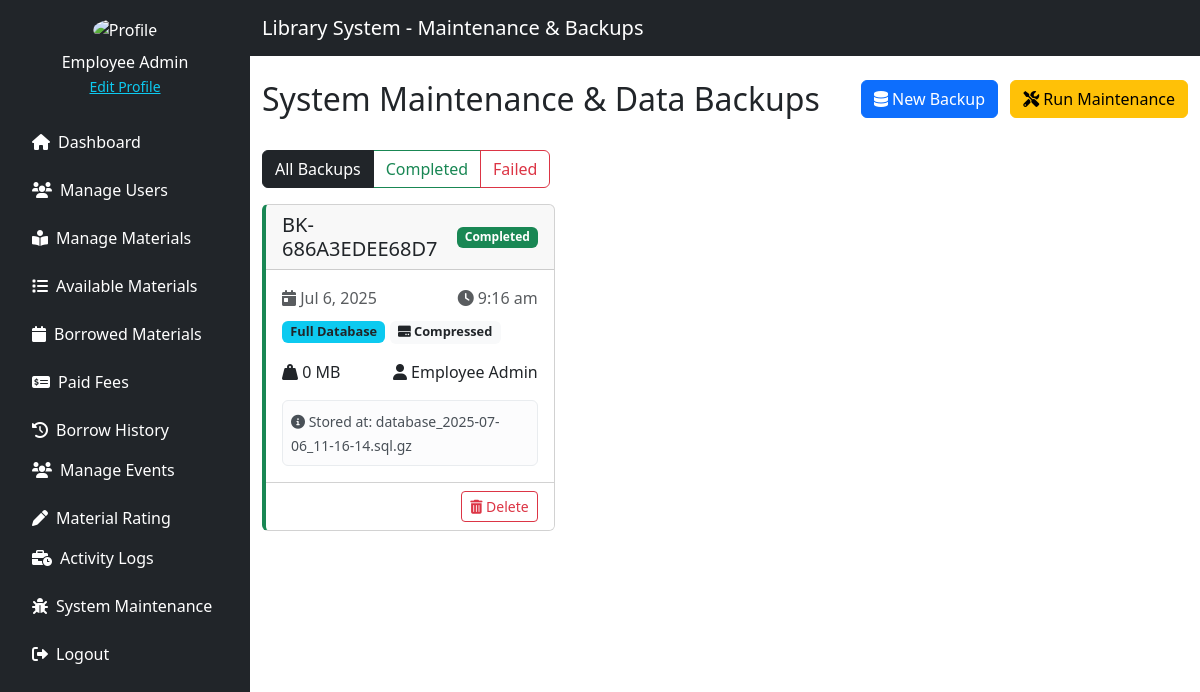
/source/employee/system_maintenance.php (signed in), run on an earlier commit of the app's database.
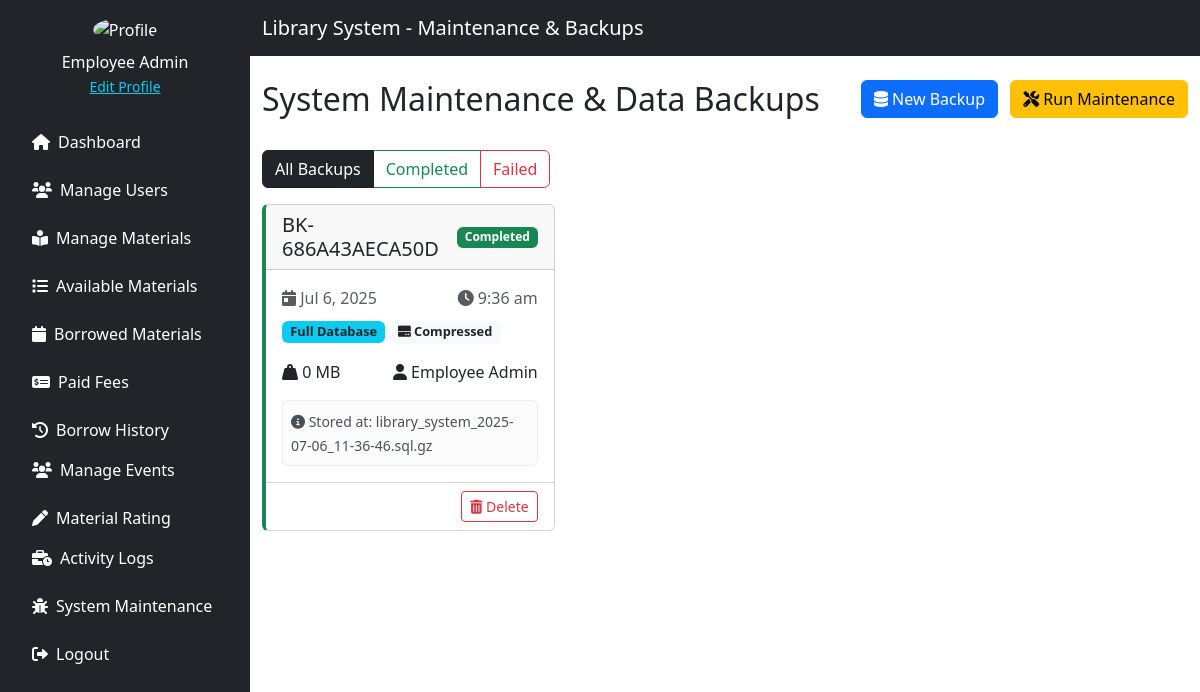
And on a later commit of the database.
### tables this page shows
CREATE TABLE `backup_history` (
  `id` int(11) NOT NULL,
  `backup_id` varchar(50) NOT NULL,
  `backup_type` varchar(50) NOT NULL,
  `file_path` varchar(255) NOT NULL,
  `file_size` decimal(10,2) NOT NULL,
  `status` varchar(20) NOT NULL DEFAULT 'Completed',
  `initiated_by` int(11) DEFAULT NULL,
  `created_at` timestamp NOT NULL DEFAULT current_timestamp()
);

### source/employee/system_maintenance.php (the view, shortened to what this page needs)
<?php
include '../../config/db_conn.php';
function getBackupHistory($pdo, $filter = 'all') {
    $query = "SELECT bh.*,
              CONCAT(e.first_name, ' ', COALESCE(e.middle_name, ''), ' ', e.last_name) AS initiated_by_name
              FROM backup_history bh
              LEFT JOIN employees e ON bh.initiated_by = e.employee_id";
    if ($filter !== 'all') {
        $query .= " WHERE bh.status = ?";
        $stmt = $pdo->prepare($query);
        $stmt->execute([$filter]);
    } else {
        $stmt = $pdo->prepare($query);
        $stmt->execute();
    }
    return $stmt->fetchAll(PDO::FETCH_ASSOC);
}
$filter = $_GET['filter'] ?? 'all';
$backups = getBackupHistory($pdo, $filter);
?>
<!DOCTYPE html>
<html lang="en">
<head>
    <link href="https://cdn.jsdelivr.net/npm/bootstrap@5.3.3/dist/css/bootstrap.min.css" rel="stylesheet">
    <link href="https://cdnjs.cloudflare.com/ajax/libs/font-awesome/6.0.0/css/all.min.css" rel="stylesheet">
</head>
<body>
<div class="d-flex">
    <?php include './includes/sidebar.php'; ?>
    <div class="flex-grow-1">
        <nav class="navbar navbar-expand-lg navbar-dark bg-dark">
            <div class="container">
                <a class="navbar-brand" href="#">Library System - Maintenance & Backups</a>
            </div>
        </nav>
        <div class="container mt-4">
            <div class="d-flex justify-content-between mb-4">
                <h2>System Maintenance & Data Backups</h2>
                <div>
                    <button class="btn btn-primary me-2" data-bs-toggle="modal" data-bs-target="#backupModal">
                        <i class="fas fa-database"></i> New Backup
                    </button>
                    <button class="btn btn-warning" data-bs-toggle="modal" data-bs-target="#maintenanceModal">
                        <i class="fas fa-tools"></i> Run Maintenance
                    </button>
                </div>
            </div>
            <div class="row mb-3">
                <div class="col-md-12">
                    <div class="btn-group" role="group">
                        <a href="?filter=all" class="btn btn-outline-dark <?= $filter === 'all' ? 'active' : '' ?>">All Backups</a>
                        <a href="?filter=Completed" class="btn btn-outline-success <?= $filter === 'Completed' ? 'active' : '' ?>">Completed</a>
                        <a href="?filter=Failed" class="btn btn-outline-danger <?= $filter === 'Failed' ? 'active' : '' ?>">Failed</a>
                    </div>
                </div>
            </div>
            <div class="row row-cols-1 row-cols-md-2 row-cols-lg-3 g-4">
                <?php foreach ($backups as $backup):
                    $statusClass = strtolower(str_replace(' ', '-', $backup['status']));
                    $backupDate = date('Y-m-d H:i:s', strtotime($backup['created_at']));
                ?>
                    <div class="col">
                        <div class="card h-100 backup-card <?= $statusClass ?>">
                            <div class="card-header d-flex justify-content-between align-items-center">
                                <h5 class="card-title mb-0"><?= htmlspecialchars($backup['backup_id']) ?></h5>
                                <span class="badge bg-<?= $statusClass === 'completed' ? 'success' : 'danger' ?>">
                                    <?= htmlspecialchars($backup['status']) ?>
                                </span>
                            </div>
                            <div class="card-body">
                                <div class="d-flex justify-content-between mb-2">
                                    <span class="text-muted"><i class="fas fa-calendar-day"></i> <?= date('M j, Y', strtotime($backupDate)) ?></span>
                                    <span class="text-muted"><i class="fas fa-clock"></i> <?= date('g:i a', strtotime($backupDate)) ?></span>
                                </div>
                                <div class="mb-3">
                                    <span class="badge backup-type-badge bg-info text-dark"><?= htmlspecialchars($backup['backup_type']) ?></span>
                                    <span class="badge backup-type-badge bg-light text-dark">
                                        <i class="fas fa-hdd"></i> <?= pathinfo($backup['file_path'], PATHINFO_EXTENSION) === 'gz' ? 'Compressed' : 'Uncompressed' ?>
                                    </span>
                                </div>
                                <div class="mb-3">
                                    <div class="d-flex justify-content-between">
                                        <span><i class="fas fa-weight-hanging"></i> <?= round($backup['file_size'], 2) ?> MB</span>
                                        <span><i class="fas fa-user"></i> <?= htmlspecialchars($backup['initiated_by_name'] ?? 'System') ?></span>
                                    </div>
                                </div>
                                <div class="alert alert-light p-2 mb-0">
                                    <small><i class="fas fa-info-circle"></i> Stored at: <?= htmlspecialchars(basename($backup['file_path'])) ?></small>
                                </div>
                            </div>
                            <div class="card-footer bg-white">
                                <div class="d-flex justify-content-end">
                                    <button class="btn btn-sm btn-outline-danger" data-bs-toggle="modal" data-bs-target="#deleteBackupModal"
                                        data-backup-id="<?= htmlspecialchars($backup['backup_id']) ?>"
                                        data-backup-date="<?= date('M j, Y', strtotime($backupDate)) ?>">
                                        <i class="fas fa-trash-alt"></i> Delete
                                    </button>
                                </div>
                            </div>
                        </div>
                    </div>
                <?php endforeach; ?>
            </div>
        </div>
    </div>
</div>
</body>
</html>

### source/employee/includes/sidebar.php
<div class="bg-dark text-white p-3" style="width: 250px; height: 100vh;">
    <div class="text-center mb-4">
        <img src="https://cdn-icons-png.flaticon.com/512/3135/3135715.png" class="rounded-circle" width="80" alt="Profile">
        <p class="mt-2 mb-0"><?= htmlspecialchars($_SESSION['user_name']) ?></p>
        <a href="edit_profile.php" class="text-info small">Edit Profile</a>
    </div>
    <ul class="nav nav-pills flex-column">
        <li class="nav-item mb-2">
            <a class="nav-link text-white" href="../employee/dashboard.php"><i class="fas fa-home me-2"></i>Dashboard</a>
        </li>
        <?php
        $allowed_roles = [1, 2, 6];
        if (in_array($_SESSION['role_id'], $allowed_roles)) {
            echo '
            <li class="nav-item mb-2">
                <a class="nav-link text-white" href="../employee/manage_users.php">
                    <i class="fa-solid fa-users me-2"></i>Manage Users
                </a>
            </li>';
        }
        ?>
        <?php
        $allowed_roles = [1, 2, 5];
        if (in_array($_SESSION['role_id'], $allowed_roles)) {
            echo '
            <li class="nav-item mb-2">
                <a class="nav-link text-white" href="../employee/materials_management.php">
                    <i class="fa-solid fa-book-open-reader me-2"></i>Manage Materials
                </a>
            </li>';
        }
        ?>
        <?php
        $allowed_roles = [1, 2, 3, 4];
        if (in_array($_SESSION['role_id'], $allowed_roles)) {
            echo '
            <li class="nav-item mb-2">
                <a class="nav-link text-white" href="../employee/available_materials.php">
                    <i class="fa-solid fa-list me-2"></i>Available Materials
                </a>
            </li>';
        }
        ?>
        <?php
        $allowed_roles = [1, 2, 3, 4];
        if (in_array($_SESSION['role_id'], $allowed_roles)) {
            echo '
            <li class="nav-item mb-2">
                <a class="nav-link text-white" href="../employee/borrowed_materials.php">
                    <i class="fa-solid fa-calendar me-2"></i>Borrowed Materials
                </a>
            </li>';
        }
        ?>
        <?php
        $allowed_roles = [1, 2, 3, 4];
        if (in_array($_SESSION['role_id'], $allowed_roles)) {
            echo '
            <li class="nav-item mb-2">
                <a class="nav-link text-white" href="../employee/late_fees.php">
                    <i class="fa-solid fa-money-check-dollar me-2"></i>Paid Fees
                </a>
            </li>';
        }
        ?>
        <li class="nav-item">
            <a class="nav-link text-white" href="../employee/borrow_history.php"><i class="fa-solid fa-history me-2">‌</i>Borrow History</a>
        </li>
        <?php
        $allowed_roles = [1, 2, 3, 4];
        if (in_array($_SESSION['role_id'], $allowed_roles)) {
            echo '
            <li class="nav-item mb-2">
                <a class="nav-link text-white" href="../employee/manage_events.php">
                    <i class="fas fa-users me-2"></i>Manage Events
                </a>
            </li>';
        }
        ?>
        <li class="nav-item">
            <a class="nav-link text-white" href="../employee/rate.php"><i class="fa-solid fa-pen me-2">‌</i>Material Rating</a>
        </li>
        <?php
        $allowed_roles = [1, 6];
        if (in_array($_SESSION['role_id'], $allowed_roles)) {
            echo '
            <li class="nav-item mb-2">
                <a class="nav-link text-white" href="../employee/activity_logs.php">
                    <i class="fa-solid fa-business-time me-2"></i>Activity Logs
                </a>
            </li>';
        }
        ?>
        <?php
        $allowed_roles = [1, 6];
        if (in_array($_SESSION['role_id'], $allowed_roles)) {
            echo '
            <li class="nav-item mb-2">
                <a class="nav-link text-white" href="../employee/system_maintenance.php">
                    <i class="fa-solid fa-bug me-2"></i>System Maintenance
                </a>
            </li>';
        }
        ?>
        <li class="nav-item">
            <a class="nav-link text-white" href="./includes/logout.php"><i class="fas fa-sign-out-alt me-2"></i>Logout</a>
        </li>
    </ul>
</div>

### source/employee/system_maintenance.php (style rules this page uses)
.backup-card { transition: transform 0.2s; }
.completed { border-left: 4px solid #198754; }
.backup-type-badge { font-size: 0.8em; }

What changed in the data, as far as the page shows it:
removed backup_history: backup "BK-686A3EDEE68D7", status "Completed", created_at "Jul 6, 2025", created_at "9:16 am", backup_type "Full Database", shows "Compressed", file_size "0", initiated_by_name "Employee Admin", file_path "database_2025-07-06_11-16-14.sql.gz"
added backup_history: backup "BK-686A43AECA50D", status "Completed", created_at "Jul 6, 2025", created_at "9:36 am", backup_type "Full Database", shows "Compressed", file_size "0", initiated_by_name "Employee Admin", file_path "library_system_2025-07-06_11-36-46.sql.gz"
